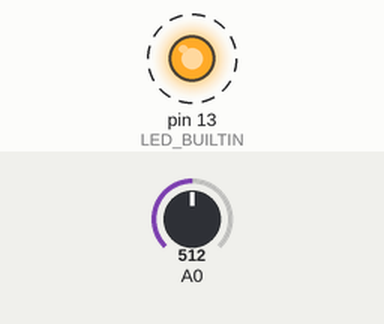
Simulated run of this sketch. Board: Arduino Leonardo, built with avr-gcc and run on an emulated ATmega32U4. Shown: output pins drawn as LEDs (lit = HIGH). Dashed ring = blinking. Inputs (shaded band) come from the test bench; at power-on: A0 = 512. What the sketch prints to the serial monitor is not drawn.

Above: at 0.5 s.
Timing chart, 0 to 4.6 s (numbered marks = the images above):
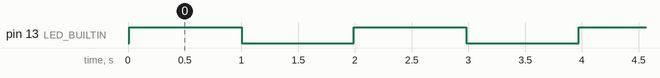

Measured:
- by itself, pin 13 (LED_BUILTIN): alternates HIGH for 0.99 s and LOW for 0.99 s

The sketch:

controlSonar.ino
```cpp
#include <Arduino_FreeRTOS.h>

// define two tasks for Blink & AnalogRead
void TaskBlink1( void *pvParameters );
void TaskAnalogRead( void *pvParameters );
void TaskSonar(void *pvParameters);
/*
* Ultrasonic Sensor HC-SR04 and Arduino Tutorial
*
* by Dejan Nedelkovski,
* www.HowToMechatronics.com
*
*/
// defines pins numbers
const int trigPin = 7;
const int echoPin = 6;
// defines variables
long duration;
int distance;
void setup() {
pinMode(trigPin, OUTPUT); // Sets the trigPin as an Output
pinMode(echoPin, INPUT); // Sets the echoPin as an Input
Serial.begin(9600); // Starts the serial communication
// initialize serial communication at 9600 bits per second:
  Serial.begin(9600);

  while (!Serial) {
    ; // wait for serial port to connect. Needed for native USB, on LEONARDO, MICRO, YUN, and other 32u4 based boards.
  }

  // Now set up two tasks to run independently.
  xTaskCreate(
    TaskBlink1
    ,  (const portCHAR *)"Blink1"   // A name just for humans
    ,  128  // This stack size can be checked & adjusted by reading the Stack Highwater
    ,  NULL
    ,  2  // Priority, with 3 (configMAX_PRIORITIES - 1) being the highest, and 0 being the lowest.
    ,  NULL );
  /*xTaskCreate(
    TaskSonar
    ,  (const portCHAR *)"Sonar"   // A name just for humans
    ,  128
    ,  NULL
    ,  2
    ,  NULL );*/
  xTaskCreate(
    TaskAnalogRead
    ,  (const portCHAR *) "AnalogRead"
    ,  128  // Stack size
    ,  NULL
    ,  1  // Priority
    ,  NULL );

  // Now the task scheduler, which takes over control of scheduling individual tasks, is automatically started.
}
void loop() {

}

void TaskBlink1(void *pvParameters)  // This is a task.
{
  (void) pvParameters;

/*
  Blink
  Turns on an LED on for one second, then off for one second, repeatedly.
*/

  // initialize digital LED_BUILTIN on pin 13 as an output.
  pinMode(LED_BUILTIN, OUTPUT);

  for (;;) // A Task shall never return or exit.
  {
    digitalWrite(LED_BUILTIN, HIGH);   // turn the LED on (HIGH is the voltage level)
    vTaskDelay( 1000 / portTICK_PERIOD_MS ); // wait for one second
    digitalWrite(LED_BUILTIN, LOW);    // turn the LED off by making the voltage LOW
    vTaskDelay( 1000 / portTICK_PERIOD_MS ); // wait for one second
  }
}

void TaskSonar(void *pvParameters){
  // Clears the trigPin
  digitalWrite(trigPin, LOW);
  delayMicroseconds(2);
  // Sets the trigPin on HIGH state for 10 micro seconds
  digitalWrite(trigPin, HIGH);
  delayMicroseconds(10);
  digitalWrite(trigPin, LOW);
  // Reads the echoPin, returns the sound wave travel time in microseconds
  duration = pulseIn(echoPin, HIGH);
  // Calculating the distance
  distance= duration*0.034/2;
  // Prints the distance on the Serial Monitor
  Serial.print("Distance: ");
  Serial.println(distance);
}

void TaskAnalogRead(void *pvParameters)  // This is a task.
{
  (void) pvParameters;

/*
  AnalogReadSerial
*/

  for (;;)
  {
    // read the input on analog pin 0:
    int sensorValue = analogRead(A0);
    // print out the value you read:
    Serial.println(sensorValue);
    vTaskDelay(1);  // one tick delay (15ms) in between reads for stability
  }
}
```
